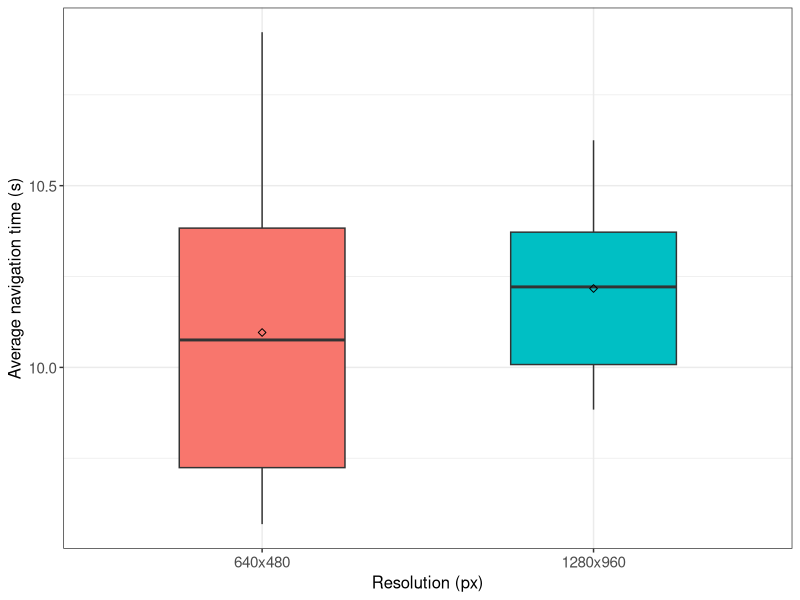
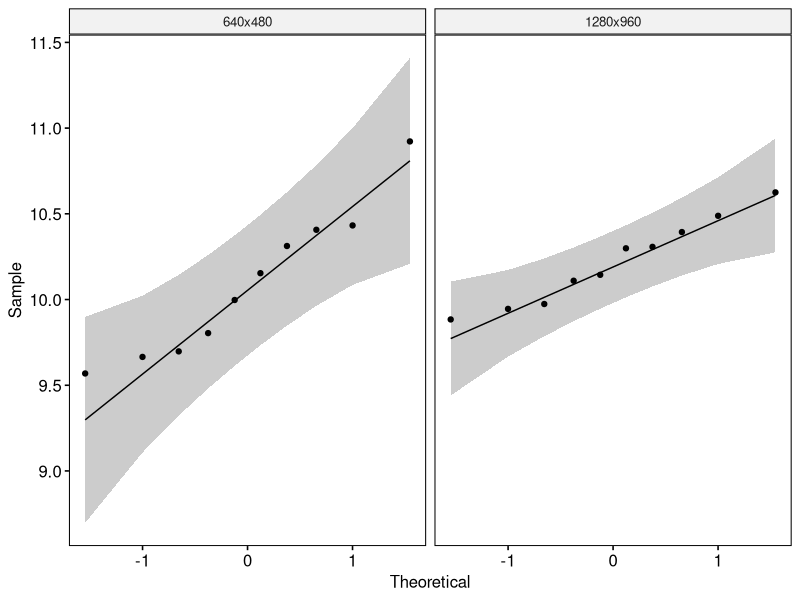

Write R code to recreate these figures, in order.
## ---- chunk 1
if (!require('tidyverse')) install.packages('tidyverse', dependencies = TRUE); library('tidyverse')
if (!require('ggpubr')) install.packages('ggpubr', dependencies = TRUE); library('ggpubr')
if (!require('rstatix')) install.packages('rstatix', dependencies = TRUE); library('rstatix')
if (!require('ggplot2')) install.packages('ggplot2', dependencies = TRUE); library('ggplot2')
## ---- chunk 2
data <- read.csv(file = '../../raw_data/test_resolution/run_table.csv')
data$avg_navigation_time <- (data$avg_goal_sending_delay_ms + data$avg_goal_processing_s*1000 + data$avg_nav_result_delay_ms) / 1000
data <- subset(data, select = c(X__run_id, resolution, avg_navigation_time))
data$resolution <- factor(data$resolution, levels = c("640x480", "1280x960"))
data$avg_navigation_time <- as.numeric(data$avg_navigation_time)
## ---- chunk 3
data %>%
  group_by(resolution) %>%
  get_summary_stats(avg_navigation_time, type = "mean_sd")
## ---- chunk 4
ggplot(data, aes(x = resolution, y = avg_navigation_time, fill = resolution)) +
  theme_bw() + 
  geom_boxplot(width = 0.5, outlier.size = 0.5) + 
  stat_summary(fun = mean, color = 'black', geom = 'point', shape = 5, size = 1.5) +
  labs(x = "Resolution (px)", y = "Average navigation time (s)") +
  theme(legend.position = 'none') +
  theme(
    axis.title.x = element_text(size = 12, family = 'sans'),
    axis.title.y = element_text(size = 12, family = 'sans'),
    axis.text.x = element_text(size = 11, family = 'sans'),
    axis.text.y = element_text(size = 11, family = 'sans'),
    
  )
## ---- chunk 5
data %>% 
  group_by(resolution) %>%
  identify_outliers(avg_navigation_time)
## ---- chunk 6
ggqqplot(data, x = "avg_navigation_time", facet.by = "resolution")
## ---- chunk 7
data %>%
  group_by(resolution) %>%
  shapiro_test(avg_navigation_time)
## ---- chunk 8
data %>%
  t_test(avg_navigation_time ~ resolution) %>%
  add_significance()
